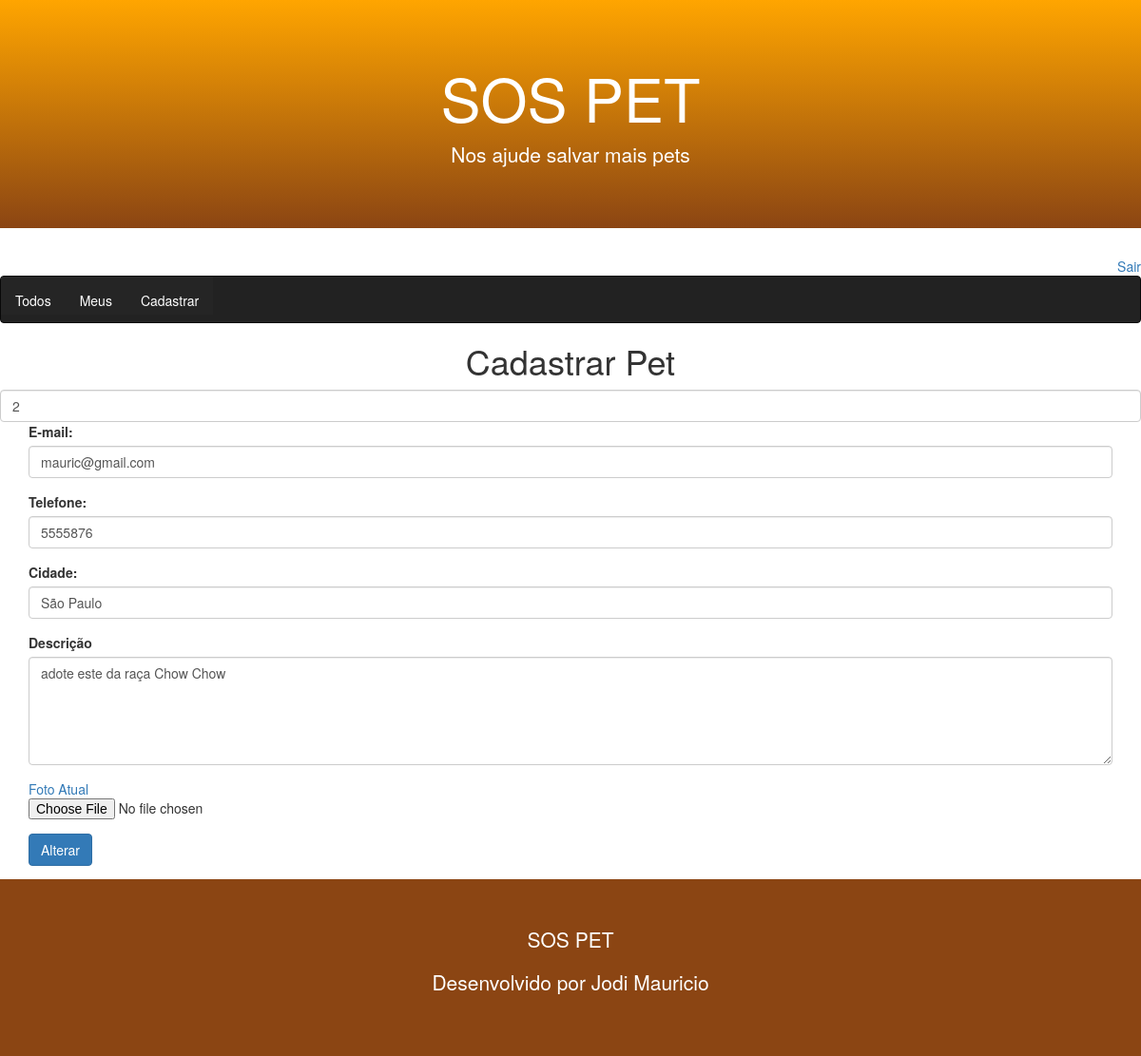
The app's page /pet/register/?id=2 (signed in) with its own data.
### core/models.py (models this page shows, shortened)
class Pet(models.Model):
    city = models.CharField(max_length=100)
    description = models.TextField()
    phone = models.CharField(max_length=11)
    email = models.EmailField()
    begin_date = models.DateTimeField(auto_now_add=True)
    photo = models.ImageField(upload_to='pet')
    active = models.BooleanField(default=True)
    user = models.ForeignKey(User, on_delete=models.CASCADE)
    class Meta:
        db_table = 'pet'

### core/views.py (the view)
# urls.py: path('pet/register/', views.register_pet),
@login_required(login_url='/login/')
def register_pet(request):
    pet_id = request.GET.get('id')
    if pet_id:
        pet = Pet.objects.get(id=pet_id)
        if pet.user == request.user:
             return render(request, 'register-pet.html', {'pet':pet})
    return render(request, 'register-pet.html')

### templates/register-pet.html
{% extends "model-page.html" %}
{% block content %}
    <h1 class="text-center">Cadastrar Pet </h1>
<form enctype="multipart/form-data" action="submit", method="POST">{% csrf_token %}
    <input type="number" class="form-control" name="pet-id" value="{{ pet.id }}" hidden>
    <div class="container">
        <div class="form-group">
            <label for="email">E-mail: </label>
            <input class="form-control" name="email" type="text" value="{{ pet.email}}">
        </div>
        <div class="form-group">
            <label for="phone">Telefone: </label>
            <input class="form-control" name="phone" type="number" value="{{ pet.phone}}">
        </div>
        <div class="form-group">
            <label for="city">Cidade: </label>
            <input class="form-control" name="city" type="text" value="{{ pet.city }}">
        </div>
        <div class="form-group">
            <label for="description"> Descrição</label>
            <textarea class="form-control" rows="5" name="description">{{ pet.description }}</textarea>
        </div>
        <div class="form-group">
            <a href="/media/{{ pet.photo }}" target="_blank">Foto Atual</a>
            <input type="file" class="form-control-file border" name="file" accept="image/*">
        </div>
        <button type="submit" class="btn btn-primary">
            {% if pet %}
                Alterar
            {% else %}
                Cadastrar
            {% endif %}
        </button>
    </div>
</form>
{% endblock %}

### records on screen
Pet: pet-id "2", email "mauric@gmail.com", phone "5555876", city "São Paulo", description "adote este da raça Chow Chow"
